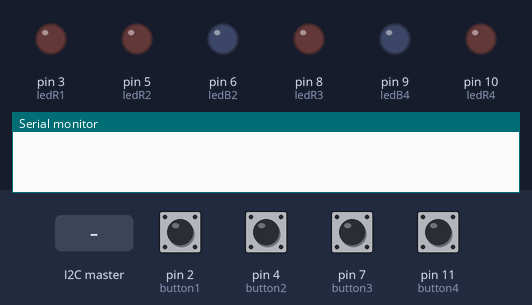
The sketch below on a simulated Arduino Uno, built with avr-gcc and run on an emulated ATmega328P. Shown: output pins drawn as LEDs (lit = HIGH), the last lines printed to the serial monitor. Dashed ring = blinking. The inputs (shaded band) are chosen by the test bench; at power-on: pin 2 (button1), pin 4 (button2), pin 7 (button3), pin 11 (button4) HIGH.

Above: at 1.2 s.
1.3 s: pin 2 (button1) pulled LOW for 0.15 s
At 1.54 s:
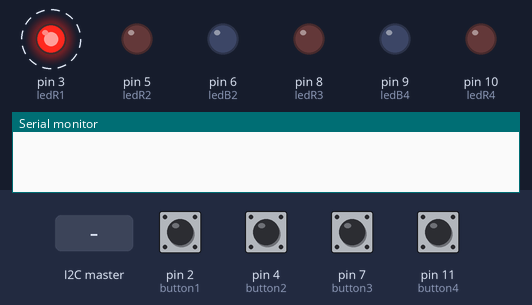
4.4 s: the I2C master sends the byte 1
At 5.6 s:
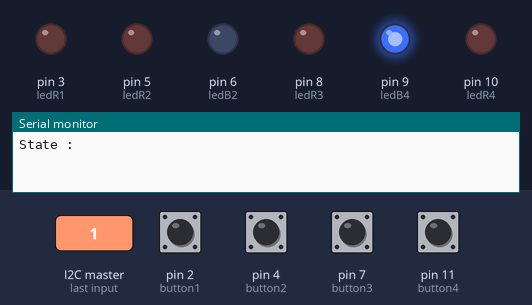
5.9 s: the I2C master sends the byte 0
At 6.8 s:
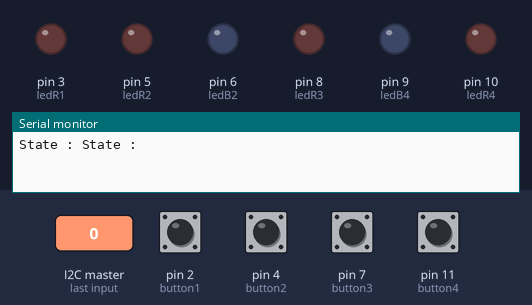
7.4 s: pin 4 (button2) pulled LOW for 0.15 s
At 7.64 s:
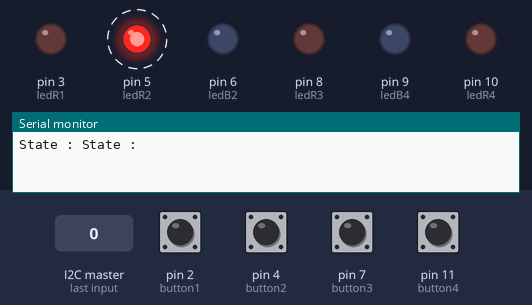
10.5 s: pin 7 (button3) pulled LOW for 0.15 s
At 10.75 s:
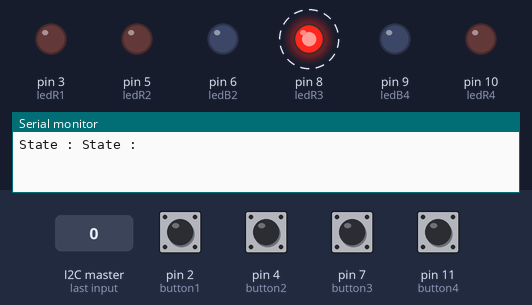
13.6 s: pin 11 (button4) pulled LOW for 0.15 s
At 13.84 s:
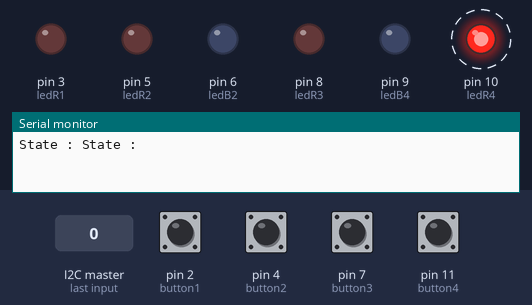
Timing chart, 0 to 17.1 s (numbered marks = the images above; inputs shaded):
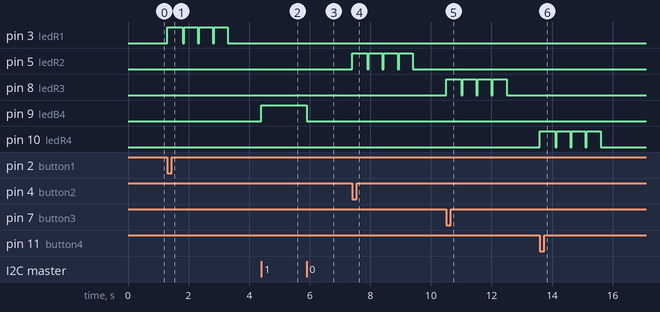

Measured:
- after the input at 1.3 s, pin 3 (ledR1): alternates HIGH for 0.45 s and LOW for 0.05 s, 8 changes in all, then stays LOW, starting at once
- after the input at 4.4 s, pin 9 (ledB4): LOW → HIGH at once
- after the input at 5.9 s, pin 9 (ledB4): HIGH → LOW at once
- after the input at 7.4 s, pin 5 (ledR2): alternates HIGH for 0.45 s and LOW for 0.05 s, 8 changes in all, then stays LOW, starting at once
- after the input at 10.5 s, pin 8 (ledR3): alternates HIGH for 0.45 s and LOW for 0.05 s, 8 changes in all, then stays LOW, starting at once
- after the input at 13.6 s, pin 10 (ledR4): alternates HIGH for 0.45 s and LOW for 0.05 s, 8 changes in all, then stays LOW, starting at once

The sketch:

Robot_Nano_PlaquesContact.ino
```cpp
#include <Wire.h>
#define CONTACT 1

int button1 = 2;
int ledR1 = 3;
int button2 = 4;
int ledR2 = 5;
int ledB2 = 6;
int button3 = 7;
int ledR3 = 8;
int button4 = 11;
int ledR4 = 10;
int ledB4 = 9;
int contact = 0;
int led[] = {ledR1, ledR2, ledR3, ledR4};
int ledShield[] = {ledB2, ledB4};
unsigned long previousMillis = 0;
unsigned long currentMillis = 0;
unsigned long currentTime = 0;
int gotHit = 0;
int invincible = 0;
byte shield = 9;
int x = 0;
int lifeDelta = 0; //1 => Bouclier activé, touché sur le bouclier => +1 point de vie ; 0 => Pas touché ; 2 => touché, -1 PV
int previousLifeDelta = 0;
int nbLed = 0;
int nbLedShield = 1;
int shieldState = 0; //0 => bouclier pas activé; 1 => bouclier activé
int state = 1;
void setup() {
  Wire.begin(CONTACT);
  Wire.onReceive(receiveEvent);
  Wire.onRequest(requestEvent);
  Serial.begin(9600);
  pinMode(ledR1, OUTPUT);
  pinMode(ledR2, OUTPUT);
  pinMode(ledB2, OUTPUT);
  pinMode(ledR3, OUTPUT);
  pinMode(ledR4, OUTPUT);
  pinMode(ledB4, OUTPUT);

  pinMode(button1, INPUT_PULLUP);
  pinMode(button2, INPUT_PULLUP);
  pinMode(button3, INPUT_PULLUP);
  pinMode(button4, INPUT_PULLUP);
}

void checkContacts() {

  if (lifeDelta == 0)
  {
    if (digitalRead(button4) == 0)
    {
      contact = 2;  //Plaque de contact avec bouclier
      nbLed = 3;
      //Serial.println("bouton 4 touché");
    }
    else if (digitalRead(button3) == 0)
    {
      contact = 1;  //Plaque de contact sans bouclier
      nbLed = 2;
    //Serial.println("bouton 3 touché");
    }
    else if (digitalRead(button2) == 0)
    {
      contact = 1; //Plaque de contact sans bouclier
      nbLed = 1;
      //Serial.println("bouton 2 touché");
    }
    else if (digitalRead(button1) == 0)
    {
      contact = 1;  //Plaque de contact sans bouclier
      nbLed = 0;
      //Serial.println("bouton 1 touché");
    }
    else
    {
      contact = 0;
    }
    if (contact != 0 && shieldState == 0 && invincible == 0)
    {
      //Serial.print("got hit");
      gotHit = 1;
      lifeDelta = 2;
      resetTime();
    }
    if (shieldState == 1 && contact == 2)
    {
      lifeDelta = 1;
      //Serial.println("YAY 1HP IM TU GUD");
    }
  }

  if (digitalRead(button1) == 1 && digitalRead(button2) == 1 && digitalRead(button3) == 1 && digitalRead(button4) == 1)
  {
    invincible = 0;
  }
}

void shieldCheck()
{
  if (shieldState == 1)
  {
    invincible = 1;
    digitalWrite(ledShield[nbLedShield], HIGH);
  }
  else
  {
    digitalWrite(ledShield[nbLedShield], LOW);
  }
}

void invincibleCheck()
{
  invincible = 1;
  if (currentTime > 2000)
  {
    gotHit = 0;
  }
}
void resetTime()
{

  previousMillis = currentMillis;

}

void hitLed(int nbLed) {

  if (currentTime < 500)
  {
    digitalWrite(led[nbLed], HIGH);
  }
  else if (currentTime < 550)
  {
    digitalWrite(led[nbLed], LOW);
  }
  else if (currentTime < 1000)
  {
    digitalWrite(led[nbLed], HIGH);
  }
  else if (currentTime < 1050)
  {
    digitalWrite(led[nbLed], LOW);
  }
  else if (currentTime < 1500)
  {
    digitalWrite(led[nbLed], HIGH);
  }
  else if (currentTime < 1550)
  {
    digitalWrite(led[nbLed], LOW);
  }
  else if (currentTime < 2000)
  {
    digitalWrite(led[nbLed], HIGH);
  }
}

void stopHitLed(int nbLed) {

  if (shieldState == 0 || lifeDelta == 2 && shieldState == 1)
  {
    lifeDelta = 0;
  }
  digitalWrite(led[nbLed], LOW);
}

void loop() {

  currentMillis = millis();
  currentTime = currentMillis - previousMillis;

  //Serial.println(currentTime);
  shieldCheck();

  if (gotHit == 1)
  {
    invincibleCheck();
    hitLed(nbLed);
  }
  else
  {
    stopHitLed(nbLed);
    checkContacts();
  }


}
void requestEvent(int howMany) {

  Serial.println("request Event");
  /*if (shieldState == 1 && contact == 2) {*/
  Wire.write(lifeDelta);/*
  }
  else Wire.write(contactState); */
  Serial.println(lifeDelta);
}

void receiveEvent(int howMany) {
  // state = Wire.read();

  shieldState = Wire.read();

  Serial.print("State : ");
  //Serial.print(state);
  //Serial.print("  shieldState : ");
  //Serial.println(shieldState);
  // //Serial.println(shieldState);
  //Master wants to know button state

  //    else  //Master indicates slave what to do
  //    {
  //      int shield = Wire.read();
  //      int button = Wire.read();
  //    }
}
```
